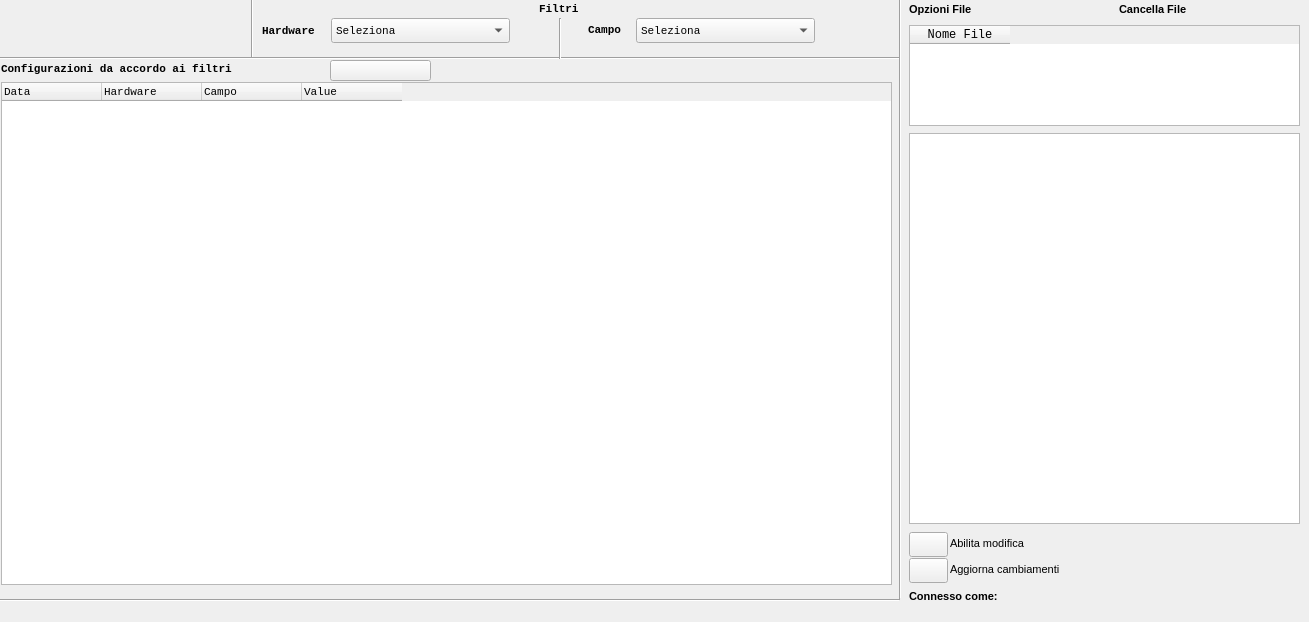
    <widget class="QWidget" name="tab_main">
     <attribute name="title">
      <string>Principale</string>
     </attribute>
     <widget class="Line" name="line_5">
      <property name="geometry">
       <rect>
        <x>-1</x>
        <y>590</y>
        <width>901</width>
        <height>20</height>
       </rect>
      </property>
      <property name="font">
       <font>
        <pointsize>8</pointsize>
       </font>
      </property>
      <property name="cursor">
       <cursorShape>PointingHandCursor</cursorShape>
      </property>
      <property name="orientation">
       <enum>Qt::Horizontal</enum>
      </property>
     </widget>
     <widget class="QPushButton" name="btPlus">
      <property name="geometry">
       <rect>
        <x>278</x>
        <y>57</y>
        <width>24</width>
        <height>25</height>
       </rect>
      </property>
      <property name="font">
       <font>
        <family>Monospace</family>
        <pointsize>8</pointsize>
       </font>
      </property>
      <property name="cursor">
       <cursorShape>PointingHandCursor</cursorShape>
      </property>
      <property name="text">
       <string/>
      </property>
      <property name="flat">
       <bool>true</bool>
      </property>
     </widget>
     <widget class="QTableWidget" name="tableWidget">
      <property name="geometry">
       <rect>
        <x>1</x>
        <y>82</y>
        <width>891</width>
        <height>503</height>
       </rect>
      </property>
      <property name="minimumSize">
       <size>
        <width>0</width>
        <height>0</height>
       </size>
      </property>
      <property name="maximumSize">
       <size>
        <width>1550</width>
        <height>540</height>
       </size>
      </property>
      <property name="baseSize">
       <size>
        <width>1555</width>
        <height>503</height>
       </size>
      </property>
      <property name="font">
       <font>
        <family>Monospace</family>
        <pointsize>8</pointsize>
       </font>
      </property>
      <property name="cursor" stdset="0">
       <cursorShape>PointingHandCursor</cursorShape>
      </property>
      <property name="editTriggers">
       <set>QAbstractItemView::DoubleClicked</set>
      </property>
      <property name="tabKeyNavigation">
       <bool>false</bool>
      </property>
      <property name="showDropIndicator" stdset="0">
       <bool>false</bool>
      </property>
      <property name="dragDropOverwriteMode">
       <bool>false</bool>
      </property>
      <property name="selectionMode">
       <enum>QAbstractItemView::SingleSelection</enum>
      </property>
      <property name="selectionBehavior">
       <enum>QAbstractItemView::SelectRows</enum>
      </property>
      <attribute name="horizontalHeaderDefaultSectionSize">
       <number>100</number>
      </attribute>
      <column>
       <property name="text">
        <string>Data</string>
       </property>
       <property name="font">
        <font>
         <family>Monospace</family>
         <pointsize>8</pointsize>
        </font>
       </property>
       <property name="textAlignment">
        <set>AlignJustify|AlignVCenter</set>
       </property>
      </column>
      <column>
       <property name="text">
        <string>Hardware</string>
       </property>
       <property name="font">
        <font>
         <family>Monospace</family>
         <pointsize>8</pointsize>
        </font>
       </property>
       <property name="textAlignment">
        <set>AlignJustify|AlignVCenter</set>
       </property>
      </column>
      <column>
       <property name="text">
        <string>Campo</string>
       </property>
       <property name="font">
        <font>
         <family>Monospace</family>
         <pointsize>8</pointsize>
        </font>
       </property>
       <property name="textAlignment">
        <set>AlignJustify|AlignVCenter</set>
       </property>
      </column>
      <column>
       <property name="text">
        <string>Value</string>
       </property>
       <property name="font">
        <font>
         <family>Monospace</family>
         <pointsize>8</pointsize>
        </font>
       </property>
       <property name="textAlignment">
        <set>AlignJustify|AlignVCenter</set>
       </property>
      </column>
     </widget>
     <widget class="QLabel" name="labelLines">
      <property name="geometry">
       <rect>
        <x>1</x>
        <y>59</y>
        <width>281</width>
        <height>20</height>
       </rect>
      </property>
      <property name="font">
       <font>
        <family>Monospace</family>
        <pointsize>8</pointsize>
        <weight>75</weight>
        <bold>true</bold>
       </font>
      </property>
      <property name="cursor">
       <cursorShape>PointingHandCursor</cursorShape>
      </property>
      <property name="text">
       <string>Configurazioni da accordo ai filtri</string>
      </property>
     </widget>
     <widget class="QLabel" name="labelConnesso">
      <property name="geometry">
       <rect>
        <x>909</x>
        <y>586</y>
        <width>111</width>
        <height>20</height>
       </rect>
      </property>
      <property name="font">
       <font>
        <pointsize>8</pointsize>
        <weight>75</weight>
        <bold>true</bold>
       </font>
      </property>
      <property name="cursor">
       <cursorShape>PointingHandCursor</cursorShape>
      </property>
      <property name="text">
       <string>Connesso come:</string>
      </property>
     </widget>
     <widget class="Line" name="line_2">
      <property name="geometry">
       <rect>
        <x>890</x>
        <y>-2</y>
        <width>20</width>
        <height>601</height>
       </rect>
      </property>
      <property name="font">
       <font>
        <pointsize>8</pointsize>
       </font>
      </property>
      <property name="cursor">
       <cursorShape>PointingHandCursor</cursorShape>
      </property>
      <property name="orientation">
       <enum>Qt::Vertical</enum>
      </property>
     </widget>
     <widget class="QPushButton" name="btMinus">
      <property name="geometry">
       <rect>
        <x>303</x>
        <y>57</y>
        <width>24</width>
        <height>25</height>
       </rect>
      </property>
      <property name="font">
       <font>
        <family>Monospace</family>
        <pointsize>8</pointsize>
       </font>
      </property>
      <property name="cursor">
       <cursorShape>PointingHandCursor</cursorShape>
      </property>
      <property name="text">
       <string/>
      </property>
      <property name="flat">
       <bool>true</bool>
      </property>
     </widget>
     <widget class="QLabel" name="labelLogo">
      <property name="geometry">
       <rect>
        <x>1165</x>
        <y>513</y>
        <width>130</width>
        <height>100</height>
       </rect>
      </property>
      <property name="font">
       <font>
        <pointsize>8</pointsize>
       </font>
      </property>
      <property name="cursor">
       <cursorShape>PointingHandCursor</cursorShape>
      </property>
      <property name="text">
       <string/>
      </property>
     </widget>
     <widget class="QLabel" name="labelUserName">
      <property name="geometry">
       <rect>
        <x>1030</x>
        <y>586</y>
        <width>130</width>
        <height>17</height>
       </rect>
      </property>
      <property name="font">
       <font>
        <pointsize>8</pointsize>
       </font>
      </property>
      <property name="cursor">
       <cursorShape>PointingHandCursor</cursorShape>
      </property>
      <property name="text">
       <string/>
      </property>
     </widget>
     <widget class="Line" name="line_4">
      <property name="geometry">
       <rect>
        <x>-13</x>
        <y>-16</y>
        <width>19</width>
        <height>221</height>
       </rect>
      </property>
      <property name="font">
       <font>
        <pointsize>8</pointsize>
       </font>
      </property>
      <property name="cursor">
       <cursorShape>PointingHandCursor</cursorShape>
      </property>
      <property name="orientation">
       <enum>Qt::Vertical</enum>
      </property>
     </widget>
     <widget class="QComboBox" name="cbItem">
      <property name="geometry">
       <rect>
        <x>636</x>
        <y>18</y>
        <width>179</width>
        <height>25</height>
       </rect>
      </property>
      <property name="font">
       <font>
        <family>Monospace</family>
        <pointsize>8</pointsize>
       </font>
      </property>
      <property name="cursor">
       <cursorShape>PointingHandCursor</cursorShape>
      </property>
      <property name="insertPolicy">
       <enum>QComboBox::InsertAlphabetically</enum>
      </property>
      <property name="duplicatesEnabled">
       <bool>true</bool>
      </property>
      <item>
       <property name="text">
        <string>Seleziona</string>
       </property>
      </item>
     </widget>
     <widget class="QLabel" name="labelItems">
      <property name="geometry">
       <rect>
        <x>588</x>
        <y>20</y>
        <width>41</width>
        <height>20</height>
       </rect>
      </property>
      <property name="font">
       <font>
        <family>Monospace</family>
        <pointsize>8</pointsize>
        <weight>75</weight>
        <bold>true</bold>
       </font>
      </property>
      <property name="cursor">
       <cursorShape>PointingHandCursor</cursorShape>
      </property>
      <property name="text">
       <string>Campo</string>
      </property>
     </widget>
     <widget class="QLabel" name="labelHardware">
      <property name="geometry">
       <rect>
        <x>262</x>
        <y>21</y>
        <width>71</width>
        <height>20</height>
       </rect>
      </property>
      <property name="font">
       <font>
        <family>Monospace</family>
        <pointsize>8</pointsize>
        <weight>75</weight>
        <bold>true</bold>
       </font>
      </property>
      <property name="cursor">
       <cursorShape>PointingHandCursor</cursorShape>
      </property>
      <property name="text">
       <string>Hardware</string>
      </property>
     </widget>
     <widget class="QComboBox" name="cbHardware">
      <property name="geometry">
       <rect>
        <x>331</x>
        <y>18</y>
        <width>179</width>
        <height>25</height>
       </rect>
      </property>
      <property name="font">
       <font>
        <family>Monospace</family>
        <pointsize>8</pointsize>
       </font>
      </property>
      <property name="cursor">
       <cursorShape>PointingHandCursor</cursorShape>
      </property>
      <property name="currentText" stdset="0">
       <string>Seleziona</string>
      </property>
      <property name="insertPolicy">
       <enum>QComboBox::InsertAlphabetically</enum>
      </property>
      <property name="duplicatesEnabled">
       <bool>true</bool>
      </property>
      <item>
       <property name="text">
        <string>Seleziona</string>
       </property>
      </item>
     </widget>
     <widget class="QLabel" name="labelFiltri">
      <property name="geometry">
       <rect>
        <x>539</x>
        <y>-1</y>
        <width>50</width>
        <height>20</height>
       </rect>
      </property>
      <property name="font">
       <font>
        <family>Monospace</family>
        <pointsize>8</pointsize>
        <weight>75</weight>
        <bold>true</bold>
       </font>
      </property>
      <property name="cursor">
       <cursorShape>PointingHandCursor</cursorShape>
      </property>
      <property name="text">
       <string>Filtri</string>
      </property>
     </widget>
     <widget class="QPushButton" name="btItemMinus">
      <property name="geometry">
       <rect>
        <x>840</x>
        <y>19</y>
        <width>24</width>
        <height>25</height>
       </rect>
      </property>
      <property name="font">
       <font>
        <family>Monospace</family>
        <pointsize>8</pointsize>
       </font>
      </property>
      <property name="cursor">
       <cursorShape>PointingHandCursor</cursorShape>
      </property>
      <property name="text">
       <string/>
      </property>
      <property name="flat">
       <bool>true</bool>
      </property>
     </widget>
     <widget class="QPushButton" name="btHwMinus">
      <property name="geometry">
       <rect>
        <x>535</x>
        <y>17</y>
        <width>24</width>
        <height>25</height>
       </rect>
      </property>
      <property name="font">
       <font>
        <family>Monospace</family>
        <pointsize>8</pointsize>
       </font>
      </property>
      <property name="cursor">
       <cursorShape>PointingHandCursor</cursorShape>
      </property>
      <property name="text">
       <string/>
      </property>
      <property name="flat">
       <bool>true</bool>
      </property>
     </widget>
     <widget class="QPushButton" name="btHwPlus">
      <property name="geometry">
       <rect>
        <x>510</x>
        <y>17</y>
        <width>24</width>
        <height>25</height>
       </rect>
      </property>
      <property name="font">
       <font>
        <family>Monospace</family>
        <pointsize>8</pointsize>
       </font>
      </property>
      <property name="cursor">
       <cursorShape>PointingHandCursor</cursorShape>
      </property>
      <property name="text">
       <string/>
      </property>
      <property name="flat">
       <bool>true</bool>
      </property>
     </widget>
     <widget class="QPushButton" name="btItemPlus">
      <property name="geometry">
       <rect>
        <x>815</x>
        <y>19</y>
        <width>24</width>
        <height>25</height>
       </rect>
      </property>
      <property name="font">
       <font>
        <family>Monospace</family>
        <pointsize>8</pointsize>
       </font>
      </property>
      <property name="cursor">
       <cursorShape>PointingHandCursor</cursorShape>
      </property>
      <property name="text">
       <string/>
      </property>
      <property name="flat">
       <bool>true</bool>
      </property>
     </widget>
     <widget class="QPushButton" name="btDownload">
      <property name="geometry">
       <rect>
        <x>1035</x>
        <y>-1</y>
        <width>25</width>
        <height>25</height>
       </rect>
      </property>
      <property name="font">
       <font>
        <family>Monospace</family>
        <pointsize>8</pointsize>
       </font>
      </property>
      <property name="cursor">
       <cursorShape>PointingHandCursor</cursorShape>
      </property>
      <property name="text">
       <string/>
      </property>
      <property name="flat">
       <bool>true</bool>
      </property>
     </widget>
     <widget class="QPushButton" name="btUpload">
      <property name="geometry">
       <rect>
        <x>1010</x>
        <y>-1</y>
        <width>25</width>
        <height>25</height>
       </rect>
      </property>
      <property name="font">
       <font>
        <family>Monospace</family>
        <pointsize>8</pointsize>
       </font>
      </property>
      <property name="cursor">
       <cursorShape>PointingHandCursor</cursorShape>
      </property>
      <property name="text">
       <string/>
      </property>
      <property name="flat">
       <bool>true</bool>
      </property>
     </widget>
     <widget class="QTableWidget" name="tableWidget_attachments">
      <property name="geometry">
       <rect>
        <x>909</x>
        <y>25</y>
        <width>391</width>
        <height>101</height>
       </rect>
      </property>
      <property name="font">
       <font>
        <pointsize>8</pointsize>
       </font>
      </property>
      <property name="cursor" stdset="0">
       <cursorShape>PointingHandCursor</cursorShape>
      </property>
      <property name="editTriggers">
       <set>QAbstractItemView::NoEditTriggers</set>
      </property>
      <property name="dragDropOverwriteMode">
       <bool>false</bool>
      </property>
      <property name="selectionMode">
       <enum>QAbstractItemView::SingleSelection</enum>
      </property>
      <property name="selectionBehavior">
       <enum>QAbstractItemView::SelectRows</enum>
      </property>
      <column>
       <property name="text">
        <string>Nome File</string>
       </property>
       <property name="font">
        <font>
         <family>Monospace</family>
         <pointsize>9</pointsize>
         <weight>50</weight>
         <bold>false</bold>
        </font>
       </property>
      </column>
     </widget>
     <widget class="QLabel" name="labelAttach">
      <property name="geometry">
       <rect>
        <x>909</x>
        <y>-1</y>
        <width>101</width>
        <height>20</height>
       </rect>
      </property>
      <property name="font">
       <font>
        <pointsize>8</pointsize>
        <weight>75</weight>
        <bold>true</bold>
       </font>
      </property>
      <property name="cursor">
       <cursorShape>PointingHandCursor</cursorShape>
      </property>
      <property name="text">
       <string>Opzioni File</string>
      </property>
     </widget>
     <widget class="QPushButton" name="btTrash">
      <property name="geometry">
       <rect>
        <x>1227</x>
        <y>-3</y>
        <width>25</width>
        <height>25</height>
       </rect>
      </property>
      <property name="font">
       <font>
        <family>Monospace</family>
        <pointsize>8</pointsize>
       </font>
      </property>
      <property name="cursor">
       <cursorShape>PointingHandCursor</cursorShape>
      </property>
      <property name="text">
       <string/>
      </property>
      <property name="flat">
       <bool>true</bool>
      </property>
     </widget>
     <widget class="QPlainTextEdit" name="plainTextEdit">
      <property name="geometry">
       <rect>
        <x>909</x>
        <y>133</y>
        <width>391</width>
        <height>391</height>
       </rect>
      </property>
      <property name="font">
       <font>
        <pointsize>8</pointsize>
       </font>
      </property>
      <property name="cursor" stdset="0">
       <cursorShape>PointingHandCursor</cursorShape>
      </property>
     </widget>
     <widget class="Line" name="line">
      <property name="geometry">
       <rect>
        <x>-1</x>
        <y>50</y>
        <width>901</width>
        <height>16</height>
       </rect>
      </property>
      <property name="font">
       <font>
        <pointsize>8</pointsize>
       </font>
      </property>
      <property name="cursor">
       <cursorShape>PointingHandCursor</cursorShape>
      </property>
      <property name="orientation">
       <enum>Qt::Horizontal</enum>
      </property>
     </widget>
     <widget class="Line" name="line_3">
      <property name="geometry">
       <rect>
        <x>243</x>
        <y>-3</y>
        <width>19</width>
        <height>61</height>
       </rect>
      </property>
      <property name="font">
       <font>
        <pointsize>8</pointsize>
       </font>
      </property>
      <property name="cursor">
       <cursorShape>PointingHandCursor</cursorShape>
      </property>
      <property name="orientation">
       <enum>Qt::Vertical</enum>
      </property>
     </widget>
     <widget class="QPushButton" name="btSave">
      <property name="geometry">
       <rect>
        <x>909</x>
        <y>558</y>
        <width>39</width>
        <height>25</height>
       </rect>
      </property>
      <property name="font">
       <font>
        <pointsize>8</pointsize>
       </font>
      </property>
      <property name="cursor">
       <cursorShape>PointingHandCursor</cursorShape>
      </property>
      <property name="toolTip">
       <string extracomment="Cambio Password"/>
      </property>
      <property name="statusTip">
       <string extracomment="Cambio Password"/>
      </property>
      <property name="whatsThis">
       <string extracomment="Cambio Password"/>
      </property>
      <property name="accessibleName">
       <string extracomment="Cambio Password"/>
      </property>
      <property name="accessibleDescription">
       <string extracomment="Cambio Password"/>
      </property>
      <property name="text">
       <string/>
      </property>
      <property name="flat">
       <bool>false</bool>
      </property>
      <property name="toolTipDuration" stdset="0">
       <number>10</number>
      </property>
     </widget>
     <widget class="QLabel" name="labelupdate">
      <property name="geometry">
       <rect>
        <x>950</x>
        <y>560</y>
        <width>171</width>
        <height>19</height>
       </rect>
      </property>
      <property name="font">
       <font>
        <pointsize>8</pointsize>
       </font>
      </property>
      <property name="cursor">
       <cursorShape>PointingHandCursor</cursorShape>
      </property>
      <property name="text">
       <string>Aggiorna cambiamenti</string>
      </property>
     </widget>
     <widget class="QPushButton" name="btModify">
      <property name="geometry">
       <rect>
        <x>909</x>
        <y>532</y>
        <width>39</width>
        <height>25</height>
       </rect>
      </property>
      <property name="font">
       <font>
        <pointsize>8</pointsize>
       </font>
      </property>
      <property name="cursor">
       <cursorShape>PointingHandCursor</cursorShape>
      </property>
      <property name="toolTip">
       <string extracomment="Cambio Password"/>
      </property>
      <property name="statusTip">
       <string extracomment="Cambio Password"/>
      </property>
      <property name="whatsThis">
       <string extracomment="Cambio Password"/>
      </property>
      <property name="accessibleName">
       <string extracomment="Cambio Password"/>
      </property>
      <property name="accessibleDescription">
       <string extracomment="Cambio Password"/>
      </property>
      <property name="text">
       <string/>
      </property>
      <property name="flat">
       <bool>false</bool>
      </property>
      <property name="toolTipDuration" stdset="0">
       <number>10</number>
      </property>
     </widget>
     <widget class="QLabel" name="labelallowmodify">
      <property name="geometry">
       <rect>
        <x>950</x>
        <y>534</y>
        <width>141</width>
        <height>19</height>
       </rect>
      </property>
      <property name="font">
       <font>
        <pointsize>8</pointsize>
       </font>
      </property>
      <property name="cursor">
       <cursorShape>PointingHandCursor</cursorShape>
      </property>
      <property name="text">
       <string>Abilita modifica</string>
      </property>
     </widget>
     <widget class="QLabel" name="labelDeleteFile">
      <property name="geometry">
       <rect>
        <x>1119</x>
        <y>-1</y>
        <width>111</width>
        <height>20</height>
       </rect>
      </property>
      <property name="font">
       <font>
        <pointsize>8</pointsize>
        <weight>75</weight>
        <bold>true</bold>
       </font>
      </property>
      <property name="cursor">
       <cursorShape>PointingHandCursor</cursorShape>
      </property>
      <property name="text">
       <string>Cancella File</string>
      </property>
     </widget>
     <widget class="QToolButton" name="btSaveModify">
      <property name="geometry">
       <rect>
        <x>330</x>
        <y>60</y>
        <width>101</width>
        <height>21</height>
       </rect>
      </property>
      <property name="font">
       <font>
        <family>Monospace</family>
        <pointsize>8</pointsize>
       </font>
      </property>
      <property name="cursor">
       <cursorShape>PointingHandCursor</cursorShape>
      </property>
      <property name="text">
       <string/>
      </property>
      <property name="toolButtonStyle">
       <enum>Qt::ToolButtonTextBesideIcon</enum>
      </property>
     </widget>
     <widget class="Line" name="line_6">
      <property name="geometry">
       <rect>
        <x>550</x>
        <y>18</y>
        <width>20</width>
        <height>41</height>
       </rect>
      </property>
      <property name="font">
       <font>
        <pointsize>8</pointsize>
       </font>
      </property>
      <property name="cursor">
       <cursorShape>PointingHandCursor</cursorShape>
      </property>
      <property name="orientation">
       <enum>Qt::Vertical</enum>
      </property>
     </widget>
     <zorder>line_5</zorder>
     <zorder>btPlus</zorder>
     <zorder>labelLines</zorder>
     <zorder>labelConnesso</zorder>
     <zorder>line_2</zorder>
     <zorder>btMinus</zorder>
     <zorder>labelLogo</zorder>
     <zorder>labelUserName</zorder>
     <zorder>line_4</zorder>
     <zorder>labelHardware</zorder>
     <zorder>cbItem</zorder>
     <zorder>cbHardware</zorder>
     <zorder>labelItems</zorder>
     <zorder>labelFiltri</zorder>
     <zorder>btItemMinus</zorder>
     <zorder>btHwMinus</zorder>
     <zorder>btHwPlus</zorder>
     <zorder>btItemPlus</zorder>
     <zorder>btDownload</zorder>
     <zorder>btUpload</zorder>
     <zorder>tableWidget_attachments</zorder>
     <zorder>labelAttach</zorder>
     <zorder>btTrash</zorder>
     <zorder>plainTextEdit</zorder>
     <zorder>line</zorder>
     <zorder>line_3</zorder>
     <zorder>btSave</zorder>
     <zorder>labelupdate</zorder>
     <zorder>btModify</zorder>
     <zorder>labelallowmodify</zorder>
     <zorder>labelDeleteFile</zorder>
     <zorder>btSaveModify</zorder>
     <zorder>tableWidget</zorder>
     <zorder>line_6</zorder>
    </widget>
